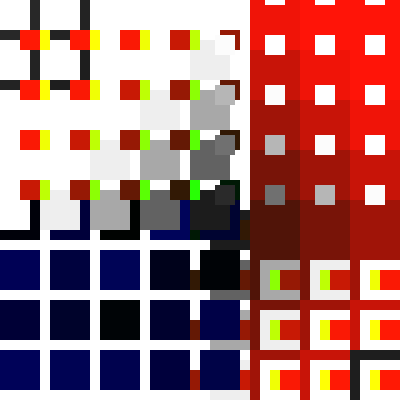
Frame 1 (no input)
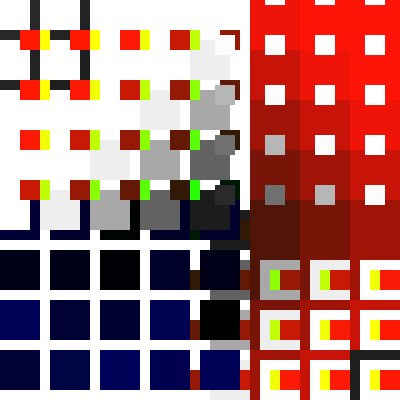
Frame 60 (the mouse pressed at the canvas centre just before this capture)
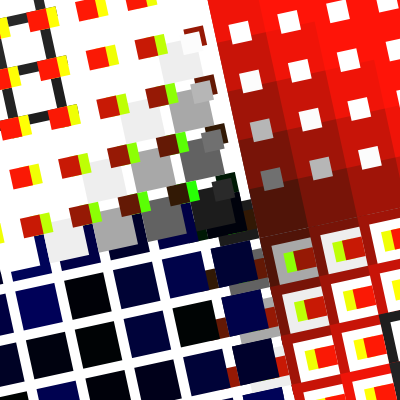
Frame 120 (the mouse held since frame 60 and released just before this capture)

The Processing sketch that drew these frames (run headless with seeded random() and noise(); from frame 60 on, the mouse is pressed at the canvas centre):

// Processing sketch: processing_165101
// ── processing_165101.pde

float angle = 0.0;
int lum = 255;
int blum = 51;


void setup (){
  size (400,400);
  noStroke();
  
}



void draw() {
  background(255);
  if(mousePressed){
    angle = angle +50*(mouseX);
  }else{
    angle = angle+1*(mouseX);
  }

  translate(200,200);
  rotate(angle);
  noStroke();
  fill(lum);
  
  
 for (int y=0; y<400 ; y+=50){
   for (int x=0; x<400 ; x+=50){
     
     fill (random (0),random(5), random(95));
     //fill ((x+y)*1.4);  // dark blue
     
 rect(x,y,40,40);
   
 }
}

for (int y=50; y<400 ; y+=50){
   for (int x=50; x<400 ; x+=50){
     
     //fill (random (255),random(255), random(255));
     fill ((x+y)*.8,20,8); //dark red
     
 rect(x,y,100,100);
   }
}


for (int y=150; y<400 ; y+=50){
   for (int x=150; x<400 ; x+=50){
     
     //fill (random (255),random(255), random(255));
     fill ((x+y)*.1);// light gray
     
 rect(x,y,50,50);
   }
}
 
 
 for (int y=10; y<300 ; y+=50){
   for (int x=10; x<300 ; x+=50){
     
     //fill (random (0),random(5), random(95));
     fill ((x+y)*1.4); //gray
     
 rect(x,y,40,40);
   
 }
}


 for (int y=20; y<300 ; y+=50){
   for (int x=20; x<300 ; x+=50){
     
     //fill (random (0),random(5), random(95));
     fill ((x+y)*1,255,5);  //green,yellow
     
 rect(x,y,20,20);
   
 }
}


 for (int y=20; y<300 ; y+=50){
   for (int x=-20; x<300 ; x+=50){
     
     //fill (random (0),random(5), random(95));
     fill ((x+y)*1,25,5); // red
     
 rect(x,y,20,20);
   
 }
}



//REFLECT REAL

  
 for (int y=0; y<400 ; y+=50){
   for (int x=0; x<400 ; x+=50){
     
     fill (random (0),random(5), random(95));
     //fill ((x+y)*1.4);  // dark blue
     
 rect(-x,y,40,40);
   
 }
}

for (int y=50; y<400 ; y+=50){
   for (int x=50; x<400 ; x+=50){
     
     //fill (random (255),random(255), random(255));
     fill ((x+y)*.8,20,8); //dark red
     
 rect(x,-y,100,100);
   }
}


for (int y=150; y<400 ; y+=50){
   for (int x=150; x<400 ; x+=50){
     
     //fill (random (255),random(255), random(255));
     fill ((x+y)*.1);// light gray on the right corner
     
 rect(-x,-y,50,50);
   }
}
 
 
 for (int y=10; y<300 ; y+=50){
   for (int x=10; x<300 ; x+=50){
     
     //fill (random (0),random(5), random(95));
     fill ((x+y)*1.4); //gray
     
 rect(-x,-y,40,40);
   
 }
}


 for (int y=20; y<300 ; y+=50){
   for (int x=20; x<300 ; x+=50){
     
     //fill (random (0),random(5), random(95));
     fill ((x+y)*1,255,5);  //green,yellow
     
 rect(-x,-y,20,20);
   
 }
}


 for (int y=20; y<300 ; y+=50){
   for (int x=-20; x<300 ; x+=50){
     
     //fill (random (0),random(5), random(95));
     fill ((x+y)*1,25,5); // red
     
 rect(-x,-y,20,20);
   
 }
}

for (int y=15; y<400 ; y+=50){
   for (int x=15; x<400 ; x+=50){
     
     //fill (random (255),random(255), random(255));
     fill ((x+y)*1.4); //dark red
     
 rect(x,-y,20,20);
   }
}


}
